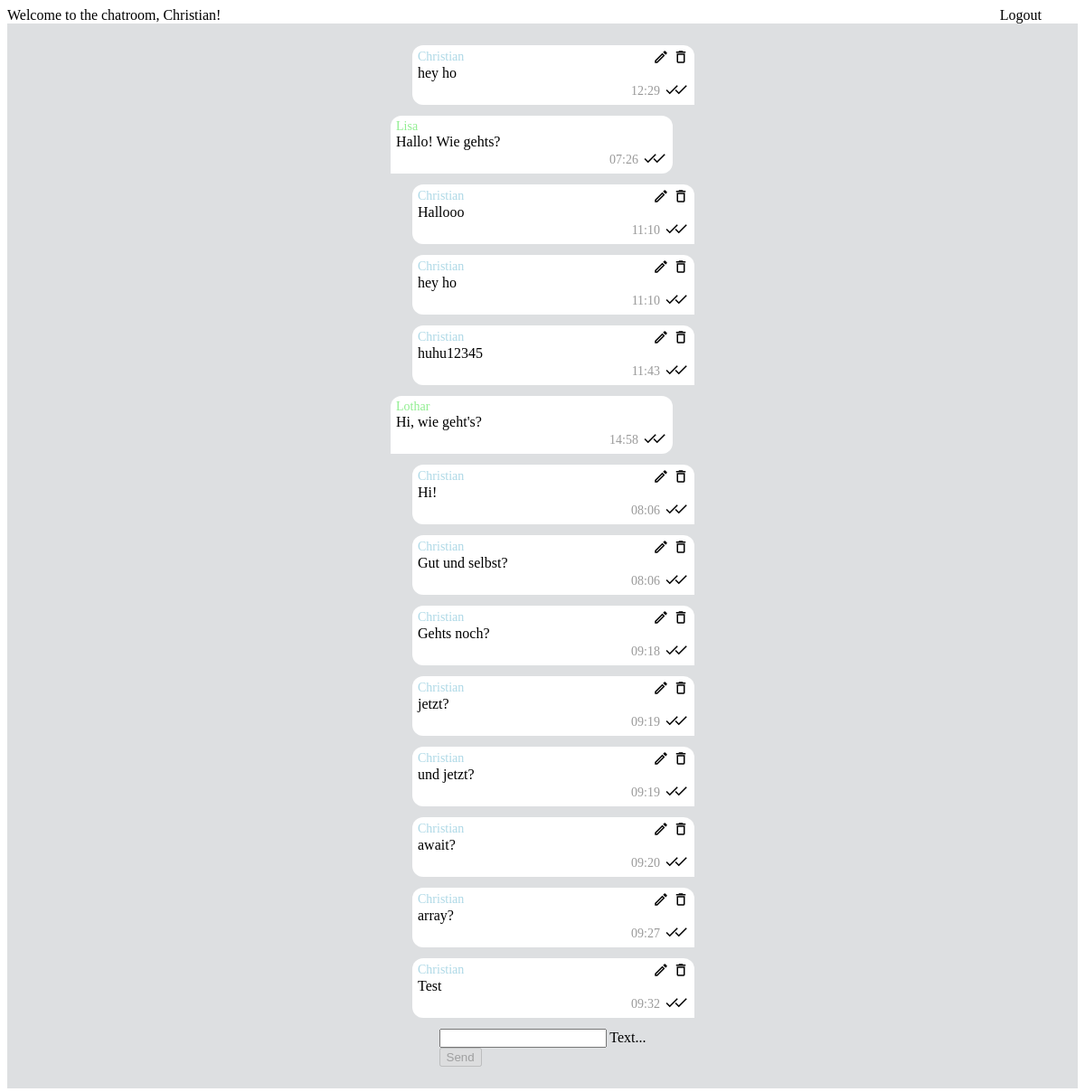
The page /chat/ (signed in) on the database as committed earlier.
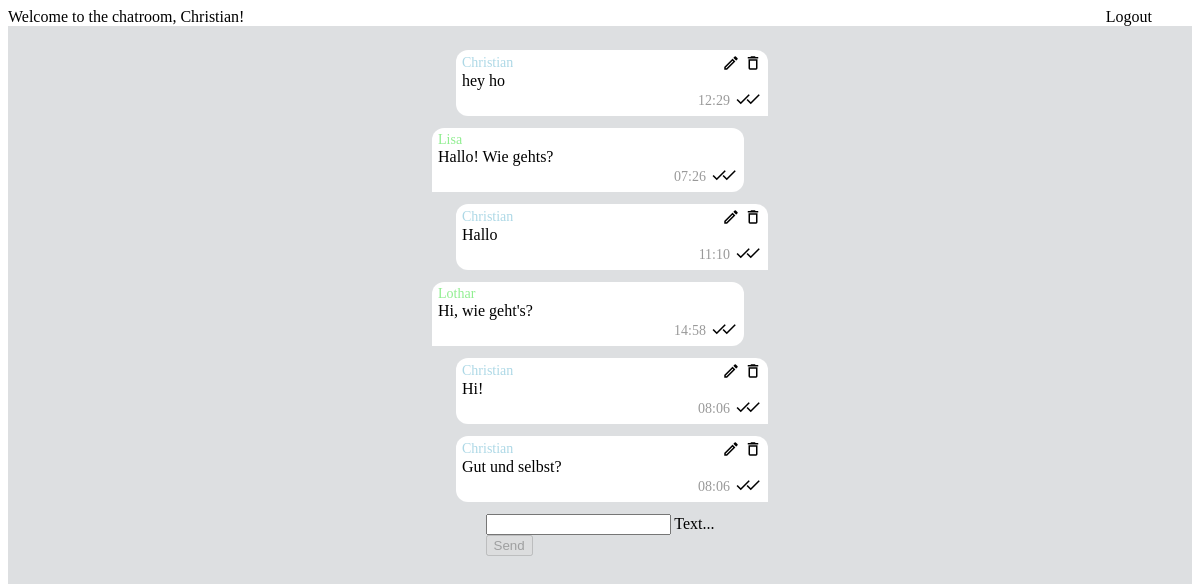
The same page on the database as committed later.
### chat/models.py (models this page shows)
class Message(models.Model):
    text = models.CharField(max_length=500)
    created_at = models.DateTimeField(default=datetime.now)
    chat = models.ForeignKey(Chat, on_delete=models.CASCADE, related_name='chat_message_set', default=None, blank=True, null=True)
    author = models.ForeignKey(settings.AUTH_USER_MODEL, on_delete=models.CASCADE, related_name='author_message_set')
    receiver = models.ForeignKey(settings.AUTH_USER_MODEL, on_delete=models.CASCADE, related_name='receiver_message_set')

### chat/views.py (the view, shortened to what this page needs)
# urls.py: path('', views.index, name='index'),
@login_required(login_url='/login/')
def index(request):
    chatMessages = Message.objects.filter(chat__id=1)
    return render(request, 'chat/index.html', {'messages': chatMessages})

### chat/templates/chat/index.html (shortened to what this page needs)
{% extends "base.html" %}
{% block content %}
    {% load django_material_icons %}
    {% if request.user.is_authenticated %}
        <div id="messageContainer" class="message-container">
            {% for message in messages %}
                <div class="bubble {% if message.author == request.user %}msg-right{% else %}msg-left{% endif %}"
                     id="bubble-{{ message.id }}">
                    <div class="msg-header">
                        <span class="{% if message.author == request.user %}msg-author{% else %}msg-receiver{% endif %}">{{ message.author.first_name }}</span>
                        {% if message.author == request.user %}
                            <div class="msg-edit">
                                <p class="material-icons-outlined msg-icon"
                                   onclick="editMessage({{ message.id }})">edit</p>
                                <p class="material-icons-outlined msg-icon"
                                   onclick="deleteMessage({{ message.id }})">delete</p>
                            </div>
                        {% endif %}
                    </div>
                    <span class="msg-msg" id="message-{{ message.id }}">{{ message.text }}</span>
                    <div class="msg-bottom">
                        <span class="color-gray msg-time">{{ message.created_at|date:'H:i' }}</span>
                        <div class="msg-bottom-check">
                            <p class="material-icons-outlined msg-icon">check</p>
                            <p class="material-icons-outlined msg-icon">check</p>
                        </div>
                    </div>
                </div>
            {% endfor %}
        </div>
        <form onsubmit="sendMessage(); return false;"
              method="post"
              id="messageInput">
            <div class="mdl-textfield mdl-js-textfield mdl-textfield--floating-label">
                <input class="mdl-textfield__input"
                       type="text"
                       id="messageField"
                       name="textmessage" />
                <label class="mdl-textfield__label" for="messageField">Text...</label>
            </div>
            <button class="mdl-button mdl-js-button mdl-button--raised mdl-js-ripple-effect mdl-button--accent"
                    id="postMessageBtn"
                    disabled>Send</button>
        </form>
    {% endif %}
{% endblock content %}

### templates/base.html (shortened to what this page needs)
<!DOCTYPE html>
<html lang="en">
    <head>
        <link rel="stylesheet"
              href="https://code.getmdl.io/1.3.0/material.indigo-blue.min.css" />
        {% load static %}
        <link rel="stylesheet" href={% static 'css/style.css' %}>
        {% load django_material_icons %}
    </head>
    <body>
        <div class="mdl-layout mdl-js-layout mdl-layout--fixed-header">
            <header class="mdl-layout__header">
                <div class="mdl-layout__header-row header">
                    <span class="mdl-layout-title">
                        {% if request.user.is_authenticated %}
                            Welcome to the chatroom, {{ request.user.first_name }}!
                        {% else %}
                            Welcome! Please log in!
                        {% endif %}
                    </span>
                    <div class="header-logout">
                        {% if request.user.is_authenticated %}
                            <p class="c-pointer" onclick="logout()">Logout</p>
                        {% endif %}
                    </div>
                </div>
            </header>
            <main class="mdl-layout__content pos-rel">
                <div class="page-content" id="pageContent">
                    {% block content %}
                    {% endblock content %}
                </div>
            </main>
        </div>
    </body>
</html>

### static/css/style.css (style rules this page uses)
body { line-height: unset !important; font-size: 16px !important; }
.page-content { background-color: #dddfe1; padding: 24px; min-height: 100vh; }
.material-icons-outlined { margin: 0 !important; line-height: unset !important; }
.c-pointer { cursor: pointer; margin: unset !important; padding-right: 40px; }
.pos-rel { position: relative; }
.page-content { display: flex; flex-direction: column; align-items: center; box-sizing: border-box; }
.color-gray { color: rgba(0, 0, 0, 0.4); }
.message-container { max-height: calc(100% - 56px); overflow-y: auto; box-sizing: border-box; }
.bubble { display: flex; flex-direction: column; background-color: white; width: 300px; margin-bottom: 12px; padding: 4px 6px; }
.msg-left { border-radius: 12px 12px 12px 0; margin-right: 24px; }
.msg-right { border-radius: 12px 12px 0 12px; margin-left: 24px; }
.msg-author { color: lightblue; font-size: 14px; }
.msg-receiver { color: lightgreen; font-size: 14px; }
.msg-bottom { display: flex; justify-content: flex-end; align-items: center; gap: 4px; }
.msg-bottom-check p:last-child { margin-left: -12px !important; }
.msg-time { font-size: 14px; color: rgba(0, 0, 0, 0.4); text-align: right; }
.msg-icon { font-size: 18px; }
.msg-header { display: flex; justify-content: space-between; align-items: center; }
.msg-edit { display: flex; align-items: center; gap: 4px; font-size: 18px; }
.msg-edit p { cursor: pointer; }
.header { display: flex; justify-content: space-between; align-items: center; }

Rows that differ between the two databases and show on the page:
removed Message: author.first_name "Christian", text "hey ho", created_at "11:10"
removed Message: author.first_name "Christian", text "huhu12345", created_at "11:43"
removed Message: author.first_name "Christian", text "Gehts noch?", created_at "09:18"
removed Message: author.first_name "Christian", text "jetzt?", created_at "09:19"
removed Message: author.first_name "Christian", text "und jetzt?", created_at "09:19"
removed Message: author.first_name "Christian", text "await?", created_at "09:20"
removed Message: author.first_name "Christian", text "array?", created_at "09:27"
removed Message: author.first_name "Christian", text "Test", created_at "09:32"
changed Message: text "Hallooo" → "Hallo"
